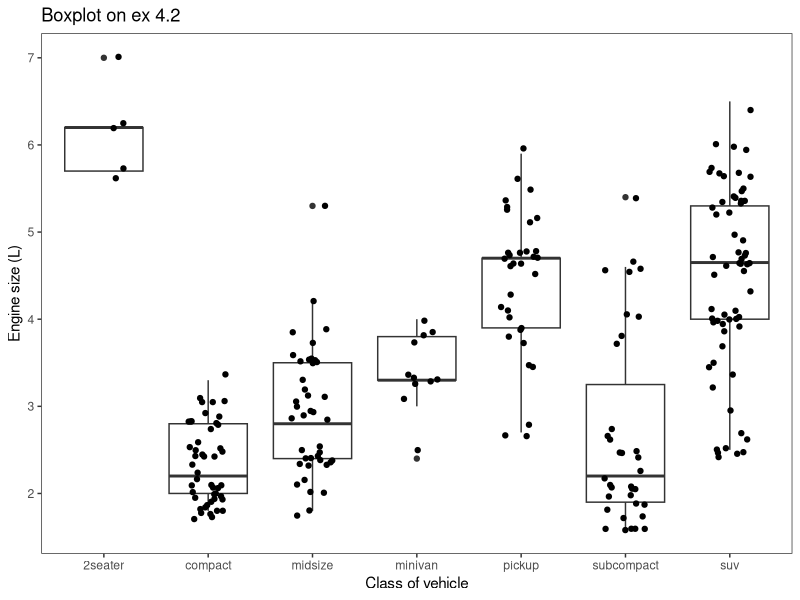

Write the R code that produced this figure.
# Exercise
# The mpg dataframe (see example in Chapter 2 “Making beautiful plots”) 
# has information about the engine size (column “displ”) 
# and the class of the car (“class”). Using the ggplot function, 
# make a boxplot displaying engine size per car class.
# Add individual datapoints on top of the boxplot and 
# change the theme to “classic”. 
# The expected plot is shown in Figure 3.

install.packages("tidyverse")
library(tidyverse)
mpg_df <- mpg
str(mpg_df)
ggplot(mpg_df) +
  geom_boxplot(aes(y = displ, x = class)) +
  geom_jitter(aes(y = displ, x = class), colour = "black", height = 0.1, width = 0.2) + 
  xlab("Class of vehicle") +
  ylab("Engine size (L)") +
  ggtitle(label = "Boxplot on ex 4.2") +
  theme_bw() +
  theme(panel.grid = element_blank())
